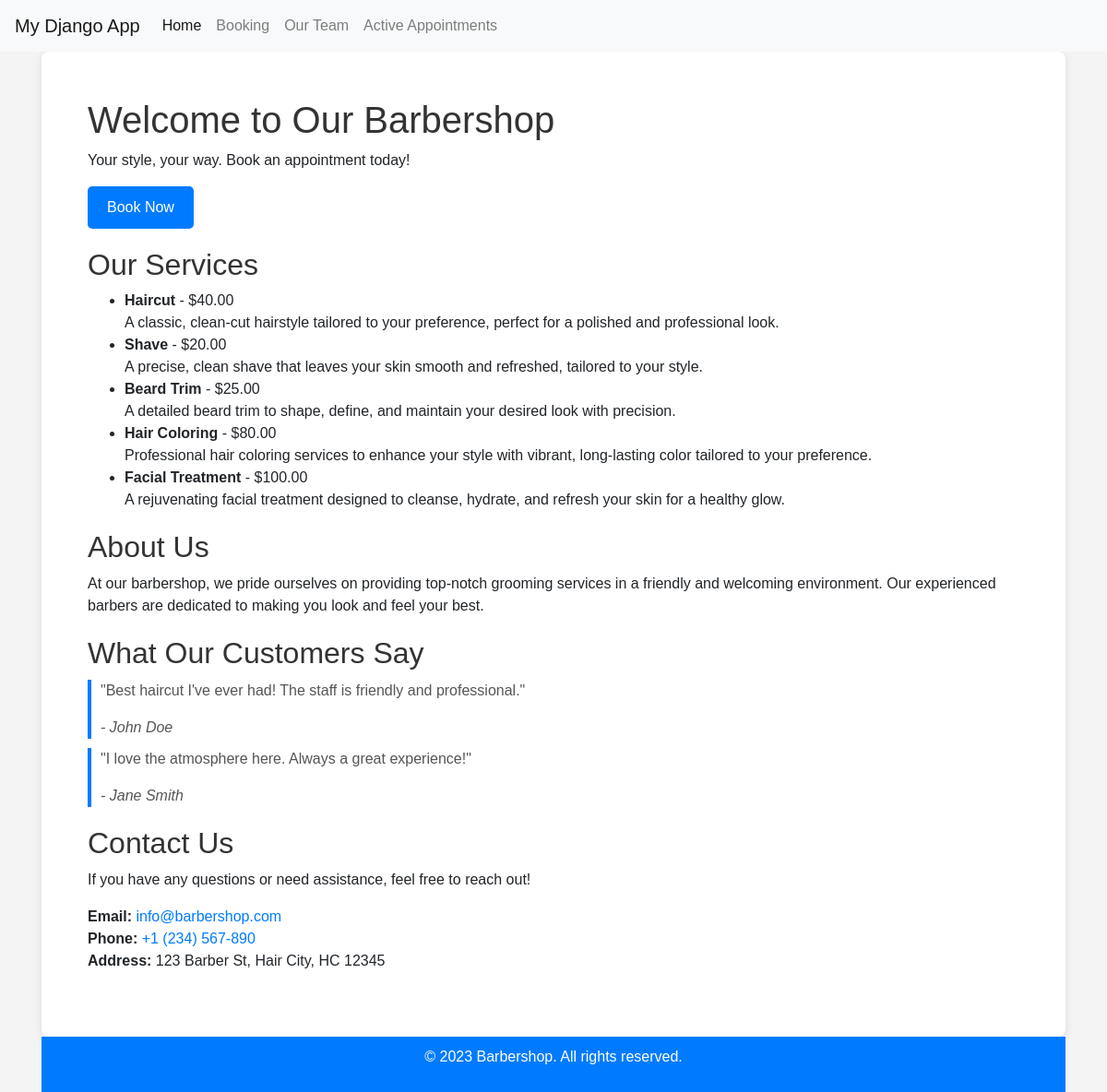
The page / on the database its author committed.
### myapp/models.py (models this page shows, shortened)
class ServiceItem(models.Model):
    name = models.CharField(max_length=100)
    price = models.DecimalField(max_digits=10, decimal_places=2)
    description = models.TextField(blank=True)

### myapp/views.py (the view)
# urls.py: 2. Add a URL to urlpatterns:  path('', views.home, name='home')
def home(request):
    services = ServiceItem.objects.all()
    return render(request, 'home.html', {'services': services})

### myapp/templates/home.html (shortened to what this page needs)
{% extends "base.html" %}
{% block content %}
<!DOCTYPE html>
<html lang="en">
<head>
</head>
<body>
    <main>
        <section class="hero">
            <h1>Welcome to Our Barbershop</h1>
            <p>Your style, your way. Book an appointment today!</p>
            <a href="{% url 'booking' %}" class="btn">Book Now</a>
        </section>
        <section class="services">
            <h2>Our Services</h2>
            <ul>
                {% for service in services %}
                    <li>
                        <strong>{{ service.name }}</strong> - ${{ service.price }}<br>
                        {{ service.description }}
                    </li>
                {% empty %}
                    <li>No services available at the moment.</li>
                {% endfor %}
            </ul>
        </section>
        <section class="about">
            <h2>About Us</h2>
            <p>At our barbershop, we pride ourselves on providing top-notch grooming services in a friendly and welcoming environment. Our experienced barbers are dedicated to making you look and feel your best.</p>
        </section>
        <section class="testimonials">
            <h2>What Our Customers Say</h2>
            <blockquote>
                <p>"Best haircut I've ever had! The staff is friendly and professional."</p>
                <cite>- John Doe</cite>
            </blockquote>
            <blockquote>
                <p>"I love the atmosphere here. Always a great experience!"</p>
                <cite>- Jane Smith</cite>
            </blockquote>
        </section>
        <section class="contact">
            <h2>Contact Us</h2>
            <p>If you have any questions or need assistance, feel free to reach out!</p>
            <address>
                <strong>Email:</strong> <a href="mailto:info@barbershop.com">info@barbershop.com</a><br>
                <strong>Phone:</strong> <a href="tel:+1234567890">+1 (234) 567-890</a><br>
                <strong>Address:</strong> 123 Barber St, Hair City, HC 12345
            </address>
        </section>
    </main>
    <footer>
 <p>&copy; 2023 Barbershop. All rights reserved.</p>
    </footer>
</body>
</html>
{% endblock %}

### myapp/templates/home.html (style rules this page uses)
body { margin: 0; padding: 0; font-family: Arial, sans-serif; background-color: #f4f4f4; }
main { margin-left: 0px; max-width: 1200px; padding: 50px; background-color: white; border-radius: 8px; box-shadow: 0 2px 10px rgba(0, 0, 0, 0.1); }
section { margin-bottom: 20px; }
h1, h2 { color: #333; }
.btn { display: inline-block; padding: 10px 20px; background-color: #007BFF; color: white; text-decoration: none; border-radius: 5px; transition: background-color 0.3s; }
blockquote { border-left: 4px solid #007BFF; padding-left: 10px; margin: 10px 0; color: #555; }
address { font-style: normal; line-height: 1.5; }
footer { text-align: center; padding: 10px 0; background-color: #007BFF; color: white; position: relative; bottom: 0; width: 100%; }

### rows shown on the page
ServiceItem: name "Haircut", price "40.00", description "A classic, clean-cut hairstyle tailored to your preference, perfect for a polished and professional look."
ServiceItem: name "Shave", price "20.00", description "A precise, clean shave that leaves your skin smooth and refreshed, tailored to your style."
ServiceItem: name "Beard Trim", price "25.00", description "A detailed beard trim to shape, define, and maintain your desired look with precision."
ServiceItem: name "Hair Coloring", price "80.00", description "Professional hair coloring services to enhance your style with vibrant, long-lasting color tailored to your preference."
ServiceItem: name "Facial Treatment", price "100.00", description "A rejuvenating facial treatment designed to cleanse, hydrate, and refresh your skin for a healthy glow."
